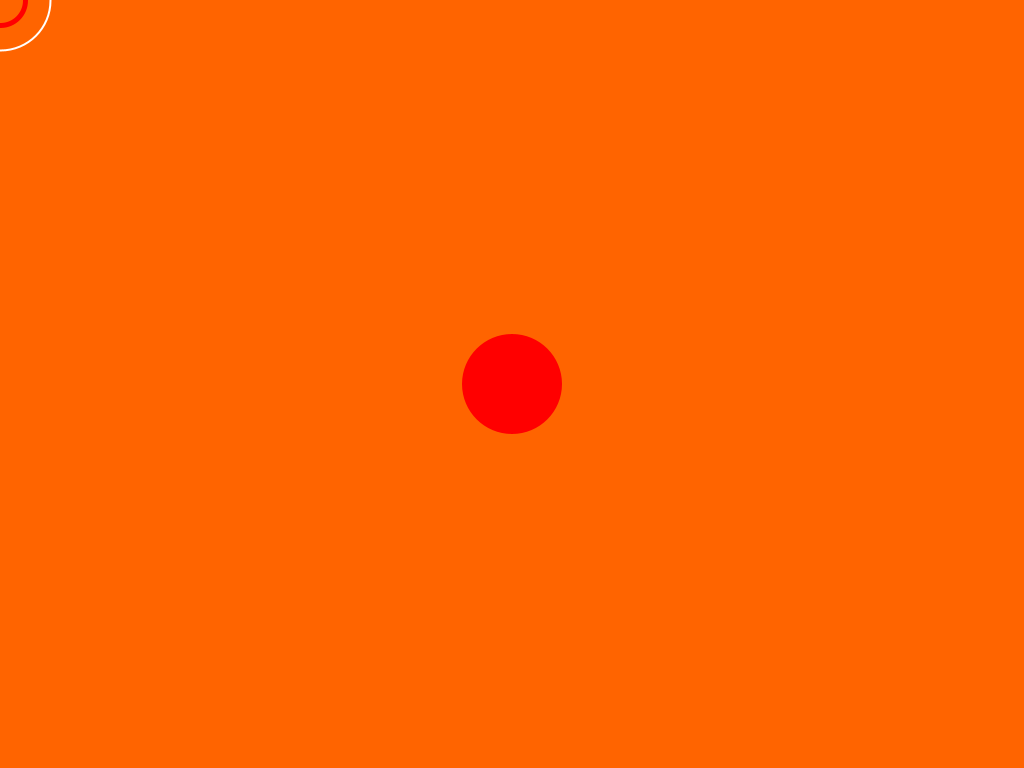
Frame 1 (no input)
Frame 60 (the mouse pressed at the canvas centre just before this capture): identical to frame 1, image omitted
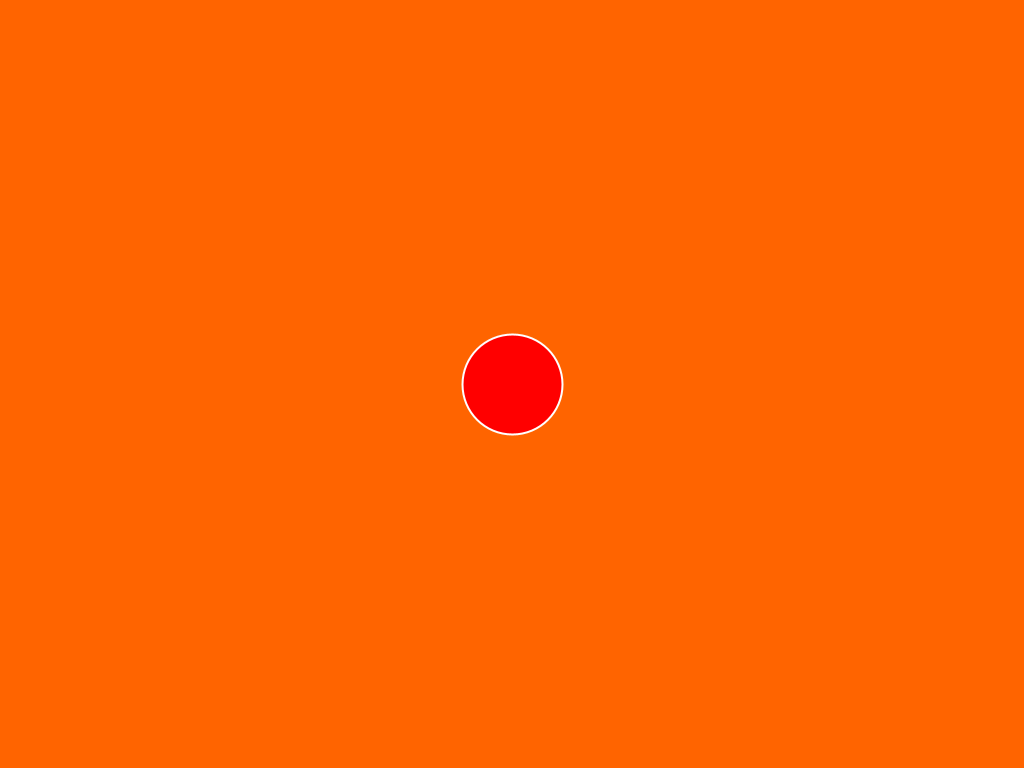
Frame 120 (the mouse held since frame 60 and released just before this capture)

The Processing sketch that drew these frames (run headless with seeded random() and noise(); from frame 60 on, the mouse is pressed at the canvas centre):

// Processing sketch: DrawingShapes
// ── DrawingShapes.pde
void setup() {
  size(1024, 768);
}

void draw() {
  background(255, 100, 0);
  //  background(255, 100, 0, 25);
  fill(255, 0, 0);
  noStroke();
  circle(width / 2, height / 2, 100);

  noFill();
  stroke(255, 0, 0);
  strokeWeight(5);
  circle(mouseX, mouseY, 50);

  noFill();
  stroke(255);
  strokeWeight(2);
  circle(mouseX, mouseY, 100);
}
